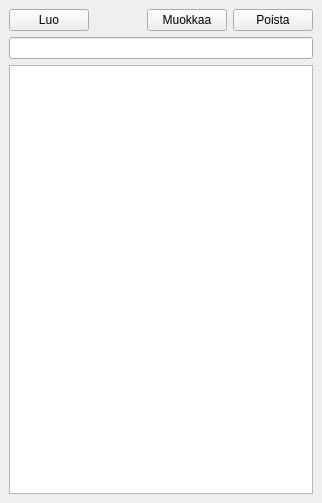
<?xml version="1.0" encoding="UTF-8"?>
<ui version="4.0">
 <class>DockWidget</class>
 <widget class="QDockWidget" name="DockWidget">
  <property name="geometry">
   <rect>
    <x>0</x>
    <y>0</y>
    <width>322</width>
    <height>503</height>
   </rect>
  </property>
  <property name="windowTitle">
   <string>Hallitse kaavamääräysryhmiä</string>
  </property>
  <widget class="QWidget" name="dockWidgetContents">
   <layout class="QVBoxLayout" name="verticalLayout">
    <item>
     <layout class="QHBoxLayout" name="horizontalLayout">
      <item>
       <widget class="QPushButton" name="new_btn">
        <property name="toolTip">
         <string>Luo uusi kaavamääräysryhmä</string>
        </property>
        <property name="text">
         <string>Luo</string>
        </property>
       </widget>
      </item>
      <item>
       <spacer name="horizontalSpacer">
        <property name="orientation">
         <enum>Qt::Horizontal</enum>
        </property>
        <property name="sizeHint" stdset="0">
         <size>
          <width>40</width>
          <height>20</height>
         </size>
        </property>
       </spacer>
      </item>
      <item>
       <widget class="QPushButton" name="edit_btn">
        <property name="toolTip">
         <string>Muokkaa valittua kaavamääräysryhmää</string>
        </property>
        <property name="text">
         <string>Muokkaa</string>
        </property>
       </widget>
      </item>
      <item>
       <widget class="QPushButton" name="delete_btn">
        <property name="toolTip">
         <string>Poista valittu kaavamääräysryhmä</string>
        </property>
        <property name="text">
         <string>Poista</string>
        </property>
       </widget>
      </item>
     </layout>
    </item>
    <item>
     <widget class="QgsFilterLineEdit" name="search_box">
      <property name="showSearchIcon">
       <bool>true</bool>
      </property>
     </widget>
    </item>
    <item>
     <widget class="QListWidget" name="regulation_group_list"/>
    </item>
   </layout>
  </widget>
 </widget>
 <customwidgets>
  <customwidget>
   <class>QgsFilterLineEdit</class>
   <extends>QLineEdit</extends>
   <header>qgsfilterlineedit.h</header>
  </customwidget>
 </customwidgets>
 <resources/>
 <connections/>
</ui>
